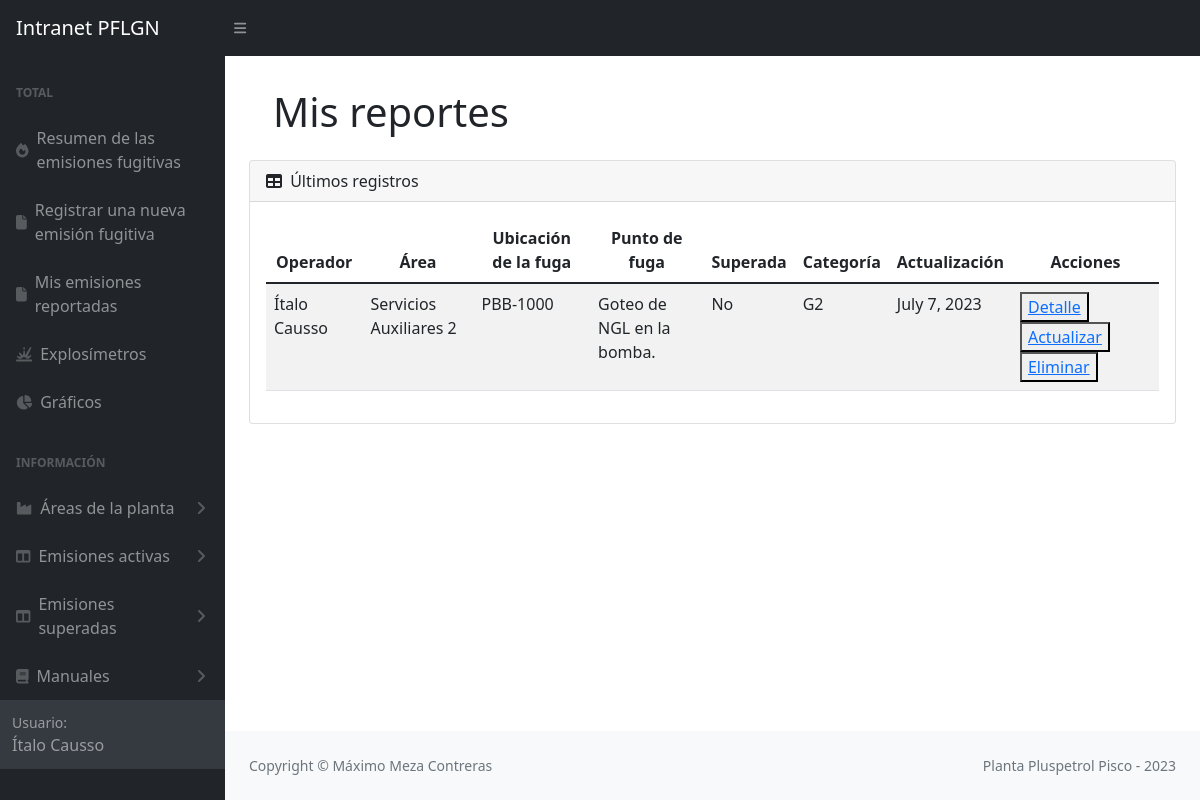
Screenshot of /listaMisReportes/ (signed in) with the database file from the repository.
### emisiones/models.py (models this page shows, shortened)
class Emision(models.Model):
    site = models.CharField(max_length=20, choices=SITE_CHOICES, default='Pisco')
    yacimiento = models.CharField(max_length=100, choices=YACIMIENTO_CHOICES, default='Pisco')
    area = models.CharField(max_length=100)
    sistema = models.CharField(max_length=100)
    ubicacion = models.TextField(max_length=200)
    fuga = models.TextField(max_length=300)
    fluido = models.CharField(max_length=100)
    sustancia = models.CharField(max_length=100)
    componente = models.CharField(max_length=100)
    instalacion = models.CharField(max_length=100)
    tamAccesorio = models.CharField(max_length=100)
    medicion = models.PositiveIntegerField()
    medicion15 = models.CharField(max_length=100)
    presion = models.CharField(max_length=100)
    ciclado = models.CharField(max_length=50)
    ignicion = models.CharField(max_length=50)
    localizacion = models.CharField(max_length=50)
    usuario = models.ForeignKey(User, on_delete=models.SET_NULL, null=True)
    fechaReporte = models.DateField()
    updated_at = models.DateTimeField(null=True)
    created_at = models.DateField(auto_now_add=True,null=True)
    emisionSuperada = models.BooleanField(default=False)
    FCF = models.PositiveSmallIntegerField(null=True)
    categoria = models.CharField(max_length=10, null=True)
    imagen = models.ImageField(upload_to='images_emisiones', null=True)

### emisiones/views.py (the view)
# urls.py: path('listaMisReportes/', views.userEmisiones, name='listaMisReportes'),
def userEmisiones(request):
    Emisiones = Emision.objects.filter(usuario=request.user).order_by('-updated_at')
    return render (request, 'userEmisiones.html',{'Emisiones' : Emisiones})

### emisiones/templates/userEmisiones.html (shortened to what this page needs)
{% extends 'partials/_barraLateralEmisiones.html' %}
{% block content %}
<div class="container mt-2">
    <main>
        <div class="container-fluid px-4">
            <h1 class="mt-4 mb-4">Mis reportes</h1>
        </div>
        <div class="card mb-4">
            <div class="card-header">
                <i class="fas fa-table me-1"></i>
                Últimos registros
            </div>
            <div class="card-body">
                <table class="table table-striped table-responsive" id="datatablesSimple">
                    <thead>
                        <tr>
                            <th>Operador</th>
                            <th>Área</th>
                            <th>Ubicación de la fuga</th>
                            <th>Punto de fuga</th>
                            <th>Superada</th>
                            <th>Categoría</th>
                            <th>Actualización</th>
                            <th>Acciones</th>
                        </tr>
                    </thead>
                    <tbody>
                        {% for Emision in Emisiones %}
                        <tr>
                            <td>{{Emision.usuario.first_name}} {{Emision.usuario.last_name}} </td>
                            <td>{{Emision.area}}</td>
                            <td>{{Emision.ubicacion}}</td>
                            <td>{{Emision.fuga}}</td>
                            {% if Emision.emisionSuperada %}
                                <td>Si</td>
                            {% else %}
                                <td>No</td>
                            {% endif %}
                            <td>{{Emision.categoria}}</td>
                            <td>{{Emision.created_at}}</td>
                            <td>
                                <button><a href="{% url 'detalleEmisiones' Emision.id %}">Detalle</a></button>
                                <button><a href="#">Actualizar</a></button>
                                <button><a href="#">Eliminar</a></button>
                            </td>
                        </tr>
                        {% endfor %}
                    </tbody>
                </table>
            </div>
        </div>
    </main>
{% endblock %}

### emisiones/templates/partials/_barraLateralEmisiones.html (shortened to what this page needs)
{% load static %}
<!DOCTYPE html>
<html lang="en">
<head>
    <link href="https://cdn.jsdelivr.net/npm/bootstrap@5.3.0-alpha3/dist/css/bootstrap.min.css" rel="stylesheet">
    <link rel="stylesheet" type="text/css" href="{% static 'css/dashboardEmisiones.css' %}">
    <link rel="stylesheet" type="text/css" href="{% static 'css/mainEmisiones.css' %}">
</head>
<body  class="sb-nav-fixed">
    <nav class="sb-topnav navbar navbar-expand navbar-dark bg-dark">
        <a class="navbar-brand ps-3" href='/'>Intranet PFLGN</a>
        <button class="btn btn-link btn-sm order-1 order-lg-0 me-4 me-lg-0" id="sidebarToggle"><i class="fas fa-bars"></i></button>
    </nav>
    <div id="layoutSidenav">
        <div id="layoutSidenav_nav">
            <nav class="sb-sidenav accordion sb-sidenav-dark" id="sidenavAccordion">
                <div class="sb-sidenav-menu">
                    <div class="nav">
                        <div class="sb-sidenav-menu-heading">Total</div>
                        <a class="nav-link" href="/emisionesFugitivas">
                            <div class="sb-nav-link-icon"><i class="fa-solid fa-fire"></i></div>
                                Resumen de las emisiones fugitivas
                        </a>
                        <a class="nav-link" href='/registrarEmisiones'>
                            <div class="sb-nav-link-icon"><i class="fa-solid fa-file"></i></div>
                                Registrar una nueva emisión fugitiva
                        </a>
                        <a class="nav-link" href='/listaMisReportes'>
                            <div class="sb-nav-link-icon"><i class="fa-solid fa-file"></i></div>
                                Mis emisiones reportadas
                        </a>
                        <a class="nav-link" href='/explosimetros'>
                            <div class="sb-nav-link-icon"><i class="fa-solid fa-explosion"></i></div>
                                Explosímetros
                        </a>
                        <a class="nav-link" href='/graficasEmisiones'>
                            <div class="sb-nav-link-icon"><i class="fa-solid fa-chart-pie"></i></div>
                                Gráficos
                        </a>
                        <div class="sb-sidenav-menu-heading">Información</div>
                        <a class="nav-link collapsed" href="#" data-bs-toggle="collapse" data-bs-target="#collapseAreas" aria-expanded="false" aria-controls="collapseLayouts">
                            <div class="sb-nav-link-icon"><i class="fa-solid fa-industry"></i></div>
                                Áreas de la planta
                            <div class="sb-sidenav-collapse-arrow"><i class="fas fa-angle-down"></i></div>
                        </a>
                        <a class="nav-link collapsed" href="#" data-bs-toggle="collapse" data-bs-target="#collapseCrios" aria-expanded="false" aria-controls="collapseLayouts">
                            <div class="sb-nav-link-icon"><i class="fas fa-columns"></i></div>
                                Emisiones activas
                            <div class="sb-sidenav-collapse-arrow"><i class="fas fa-angle-down"></i></div>
                        </a>
                            <a class="nav-link collapsed" href="#" data-bs-toggle="collapse" data-bs-target="#collapseSuperadas" aria-expanded="false" aria-controls="collapseLayouts">
                                <div class="sb-nav-link-icon"><i class="fas fa-columns"></i></div>
                                    Emisiones superadas
                                <div class="sb-sidenav-collapse-arrow"><i class="fas fa-angle-down"></i></div>
                            </a>
                            <a class="nav-link collapsed" href="#" data-bs-toggle="collapse" data-bs-target="#collapseCSU" aria-expanded="false" aria-controls="collapseLayouts">
                                <div class="sb-nav-link-icon"><i class="fa-solid fa-book"></i></i></div>
                                Manuales
                                <div class="sb-sidenav-collapse-arrow"><i class="fas fa-angle-down"></i></div>
                            </a>
                <div class="sb-sidenav-footer">
                    <div class="small">Usuario:</div>
                    {{user.first_name}} {{user.last_name}}
                </div>
            </nav>
        </div>
        <div id="layoutSidenav_content">
            {% block content %}
            {% endblock %}
        </div>
        <footer class="py-4 bg-light mt-auto">
            <div class="container-fluid px-4">
                <div class="d-flex align-items-center justify-content-between small">
                    <div class="text-muted">Copyright &copy; Máximo Meza Contreras</div>
                    <div class="text-muted">Planta Pluspetrol Pisco - 2023</div>
                </div>
            </div>
        </footer>
</body>
</html>

### emisiones/static/css/mainEmisiones.css (style rules this page uses)
:root { --bs-blue: #0d6efd; --bs-indigo: #6610f2; --bs-purple: #6f42c1; --bs-pink: #d63384; --bs-red: #dc3545; --bs-orange: #fd7e14; --bs-yellow: #ffc107; --bs-green: #198754; --bs-teal: #20c997; --bs-cyan: #0dcaf0; --bs-white: #fff; --bs-gray: #6c757d; --bs-gray-dark: #343a40; --bs-primary: #0d6efd; --bs-secondary: #6c757d; --bs-success: #198754; --bs-info: #0dcaf0; --bs-warning: #ffc107; --bs-danger: #dc3545; --bs-light: #f8f9fa; --bs-dark: #212529; --greyLight-2: #c8d0e7; --card-background: linear-gradient(to bottom right, #f9fafc, #f7f7f8); --card-shadow: inset 2px 2px 3px #ebebf3, inset 4px 4px 15px #ffffff, 3px 3px 12px #c2c7d4; --bs-font-sans-serif: system-ui, -apple-system, "Segoe UI", Roboto, "Helvetica Neue", Arial, "Noto Sans", "Liberation Sans", sans-serif, "Apple Color Emoji", "Segoe UI Emoji", "Segoe UI Symbol", "Noto Color Emoji"; --bs-font-monospace: SFMono-Regular, Menlo, Monaco, Consolas, "Liberation Mono", "Courier New", monospace; --bs-gradient: linear-gradient(180deg, rgba(255, 255, 255, 0.15), rgba(255, 255, 255, 0)); }
.contenedorEmisiones div table tr,th { text-align: center; }

### rows the page displays
Emision: usuario.first_name "Ítalo", usuario.last_name "Causso", area "Servicios Auxiliares 2", ubicacion "PBB-1000", fuga "Goteo de NGL en la bomba.", emisionSuperada "No", categoria "G2", created_at "July 7, 2023"

### other values shown
{{ user.first_name }} "Ítalo"
{{ user.last_name }} "Causso"
